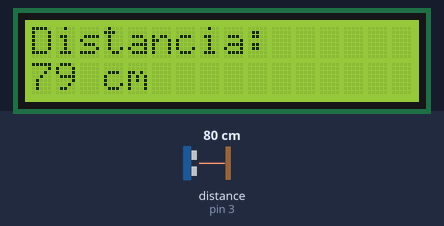
The sketch below on a simulated Arduino Uno, built with avr-gcc and run on an emulated ATmega328P. Parts: 16×2 character LCD. Wiring (inferred from the names in the program): ultrasonic range finder: trigger pin 2; echo pin 3. Inputs (shaded band) come from the test bench; at power-on: distance to the obstacle (sensor on pin 3) 80 cm. The echo pulse lasts 58.3 µs per cm; what the sketch prints to the serial monitor is not drawn.

Above: at 1.2 s.
1.3 s: distance to the obstacle (sensor on pin 3) set to 2 cm
At 3.1 s:
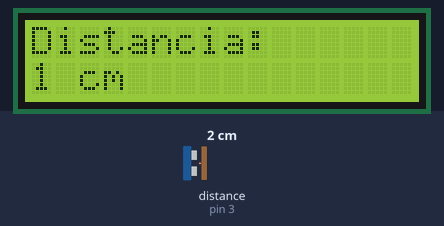
3.6 s: distance to the obstacle (sensor on pin 3) set to 18 cm
At 5.0 s:
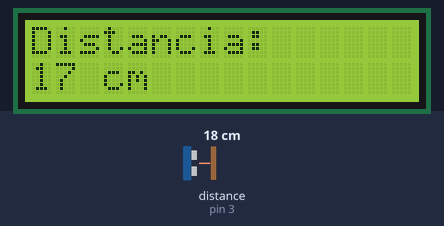
6.7 s: distance to the obstacle (sensor on pin 3) set to 4 cm
At 8.5 s:
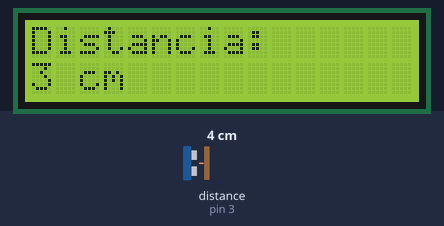
Timing chart, 0 to 10.0 s (numbered marks = the images above; inputs shaded):
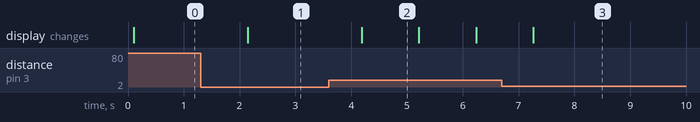

The sketch:

codigo_Distancia.ino
```cpp
#include <Wire.h>
#include <LiquidCrystal_I2C.h>

const int Trigger = 2;   //Pin digital 2 para el Trigger del sensor
const int Echo = 3;      //Pin digital 3 para el Echo del sensor

// Dirección del LCD I2C (puede variar entre 0x27 o 0x3F)
LiquidCrystal_I2C lcd(0x27, 16, 2);  // Configura la dirección según tu pantalla LCD

void setup() {
  Serial.begin(9600);  // Inicializamos la comunicación serial
  pinMode(Trigger, OUTPUT); //Pin Trigger como salida
  pinMode(Echo, INPUT);     //Pin Echo como entrada
  digitalWrite(Trigger, LOW); //Inicializamos el pin Trigger en LOW

  // Inicializamos la pantalla LCD
  lcd.init();
  lcd.backlight();  // Activa la luz de fondo de la pantalla
  lcd.setCursor(0, 0);  // Colocamos el cursor en la primera línea, columna 0
  lcd.print("Distancia:");
}

void loop() {
  long t; //tiempo que demora en llegar el eco
  long d; //distancia en centímetros

  // Enviar un pulso de 10 microsegundos
  digitalWrite(Trigger, HIGH);
  delayMicroseconds(10);
  digitalWrite(Trigger, LOW);

  // Medir el ancho del pulso en el pin Echo
  t = pulseIn(Echo, HIGH);

  // Calcular la distancia en cm (según la fórmula del sensor ultrasónico)
  d = t / 58.2;  // Ajustamos para obtener la distancia en centímetros

  // Mostrar la distancia en la pantalla LCD
  lcd.setCursor(0, 1);  // Colocar el cursor en la segunda línea
  lcd.print("                ");  // Limpiar la línea anterior
  lcd.setCursor(0, 1);  // Volver a la segunda línea
  lcd.print(d);          // Imprimir la distancia medida
  lcd.print(" cm");      // Añadir las unidades

  // También mostramos la distancia en el monitor serie
  Serial.print("Distancia: ");
  Serial.print(d);
  Serial.println(" cm");

  // Pequeña pausa antes de la siguiente medición
  delay(1000);
}
```

Measured:
- after the input at 1.3 s, the display: changes after 0.85 s (image 1)
- after the input at 3.6 s, the display: changes after 0.59 s (image 2)
- after the input at 6.7 s, the display: changes after 0.56 s (image 3)
- what the display in image 2 shows lasts 1.0 s, from 4.2 s to 5.2 s
